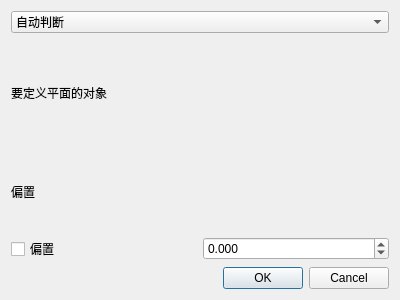
<?xml version="1.0" encoding="UTF-8"?>
<ui version="4.0">
 <class>datum_plane</class>
 <widget class="QDialog" name="datum_plane">
  <property name="geometry">
   <rect>
    <x>0</x>
    <y>0</y>
    <width>400</width>
    <height>300</height>
   </rect>
  </property>
  <property name="windowTitle">
   <string>基准平面</string>
  </property>
  <layout class="QGridLayout" name="gridLayout">
   <item row="0" column="0">
    <widget class="QComboBox" name="comboBox">
     <item>
      <property name="text">
       <string>自动判断</string>
      </property>
     </item>
     <item>
      <property name="text">
       <string>两直线</string>
      </property>
     </item>
     <item>
      <property name="text">
       <string>通过对象</string>
      </property>
     </item>
     <item>
      <property name="text">
       <string>曲线和点</string>
      </property>
     </item>
     <item>
      <property name="text">
       <string>YC-ZC平面</string>
      </property>
     </item>
     <item>
      <property name="text">
       <string>XC-ZC平面</string>
      </property>
     </item>
     <item>
      <property name="text">
       <string>XC-YC平面</string>
      </property>
     </item>
    </widget>
   </item>
   <item row="1" column="0">
    <widget class="QLabel" name="Define_PlanerObject">
     <property name="text">
      <string>要定义平面的对象</string>
     </property>
     <property name="wordWrap">
      <bool>true</bool>
     </property>
    </widget>
   </item>
   <item row="2" column="0">
    <layout class="QGridLayout" name="biasLayout">
     <item row="0" column="0">
      <widget class="QLabel" name="Bias">
       <property name="text">
        <string>偏置</string>
       </property>
      </widget>
     </item>
     <item row="1" column="0">
      <widget class="QCheckBox" name="checkBox_Bias">
       <property name="text">
        <string>偏置</string>
       </property>
      </widget>
     </item>
     <item row="1" column="1">
      <widget class="QDoubleSpinBox" name="doubleSpinBox_BiasValue">
       <property name="decimals">
        <number>3</number>
       </property>
       <property name="minimum">
        <double>-1000000.000000000000000</double>
       </property>
       <property name="maximum">
        <double>1000000.000000000000000</double>
       </property>
       <property name="value">
        <double>0.000000000000000</double>
       </property>
      </widget>
     </item>
    </layout>
   </item>
   <item row="3" column="0">
    <widget class="QDialogButtonBox" name="buttonBox">
     <property name="orientation">
      <enum>Qt::Orientation::Horizontal</enum>
     </property>
     <property name="standardButtons">
      <set>QDialogButtonBox::StandardButton::Cancel|QDialogButtonBox::StandardButton::Ok</set>
     </property>
    </widget>
   </item>
  </layout>
 </widget>
 <resources/>
 <connections>
  <connection>
   <sender>buttonBox</sender>
   <signal>accepted()</signal>
   <receiver>datum_plane</receiver>
   <slot>accept()</slot>
   <hints>
    <hint type="sourcelabel">
     <x>248</x>
     <y>254</y>
    </hint>
    <hint type="destinationlabel">
     <x>157</x>
     <y>274</y>
    </hint>
   </hints>
  </connection>
  <connection>
   <sender>buttonBox</sender>
   <signal>rejected()</signal>
   <receiver>datum_plane</receiver>
   <slot>reject()</slot>
   <hints>
    <hint type="sourcelabel">
     <x>316</x>
     <y>260</y>
    </hint>
    <hint type="destinationlabel">
     <x>286</x>
     <y>274</y>
    </hint>
   </hints>
  </connection>
 </connections>
</ui>
